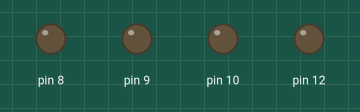
Simulated run of this sketch. Board: Arduino Uno, built with avr-gcc and run on an emulated ATmega328P. Parts: output pins drawn as LEDs (lit = HIGH).

Above: at 4.0 s.
At 9.0 s:
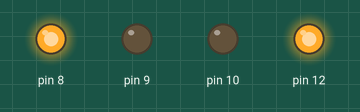
At 25.0 s:
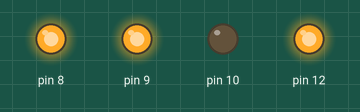
At 33.0 s:
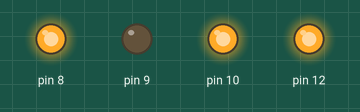
At 63.0 s:
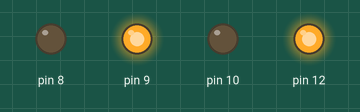
Timing chart, 0 to 65.0 s (numbered marks = the images above):
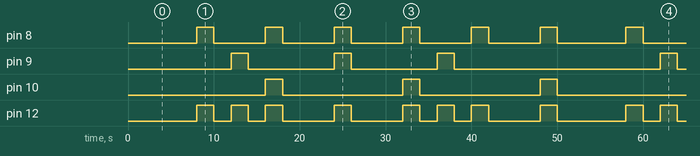

The sketch:

med_reminder.ino
```cpp
void setup()
{
  pinMode(8, OUTPUT);
  pinMode(9, OUTPUT);
  pinMode(10, OUTPUT);
  pinMode(12, OUTPUT);
  pinMode(6, INPUT);
}

void loop()
{
  digitalWrite(8, LOW);
  digitalWrite(9, LOW);
  digitalWrite(10, LOW);
  digitalWrite(12, LOW);

  delay(8000);

  digitalWrite(8, HIGH);
  digitalWrite(12, HIGH);
  delay(2000);
  digitalWrite(8, LOW);
  digitalWrite(12, LOW);

  delay(2000);

  digitalWrite(9, HIGH);
  digitalWrite(12, HIGH);
  delay(2000);
  digitalWrite(9, LOW);
  digitalWrite(12, LOW);

  delay(2000);

  digitalWrite(8, HIGH);
  digitalWrite(10, HIGH);
  digitalWrite(12, HIGH);
  delay(2000);
  digitalWrite(8, LOW);
  digitalWrite(10, LOW);
  digitalWrite(12, LOW);

  delay(6000);

  digitalWrite(8, HIGH);
  digitalWrite(9, HIGH);
  digitalWrite(12, HIGH);
  delay(2000);
  digitalWrite(8, LOW);
  digitalWrite(9, LOW);
  digitalWrite(12, LOW);

  delay(6000);

  digitalWrite(8, HIGH);
  digitalWrite(10, HIGH);
  digitalWrite(12, HIGH);
  delay(2000);
  digitalWrite(8, LOW);
  digitalWrite(10, LOW);
  digitalWrite(12, LOW);

  delay(2000);

  digitalWrite(9, HIGH);
  digitalWrite(12, HIGH);
  delay(2000);
  digitalWrite(9, LOW);
  digitalWrite(12, LOW);

  delay(2000);

  digitalWrite(8, HIGH);
  digitalWrite(12, HIGH);
  delay(2000);
  digitalWrite(8, LOW);
  digitalWrite(12, LOW);

  delay(6000);

  digitalWrite(8, HIGH);
  digitalWrite(10, HIGH);
  digitalWrite(12, HIGH);
  delay(2000);
  digitalWrite(8, LOW);
  digitalWrite(10, LOW);
  digitalWrite(12, LOW);
}
```

Measured:
- by itself, pin 8: repeats every 50.0 s: 5 × (LOW 6.0 s, HIGH 2.0 s), LOW 8.0 s, HIGH 2.0 s
- by itself, pin 9: repeats every 50.0 s: 2 × (LOW 10.0 s, HIGH 2.0 s), LOW 24.0 s, HIGH 2.0 s
- by itself, pin 10: repeats every 50.0 s: 2 × (LOW 14.0 s, HIGH 2.0 s), LOW 16.0 s, HIGH 2.0 s
- by itself, pin 12: repeats every 50.0 s: 2 × (LOW 2.0 s, HIGH 2.0 s), 2 × (LOW 6.0 s, HIGH 2.0 s), 2 × (LOW 2.0 s, HIGH 2.0 s), LOW 6.0 s, HIGH 2.0 s, LOW 8.0 s, HIGH 2.0 s
